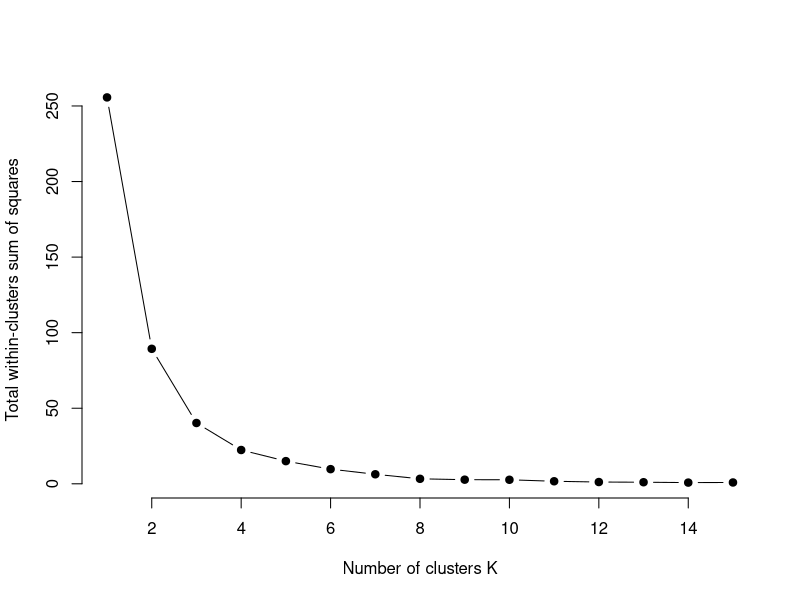
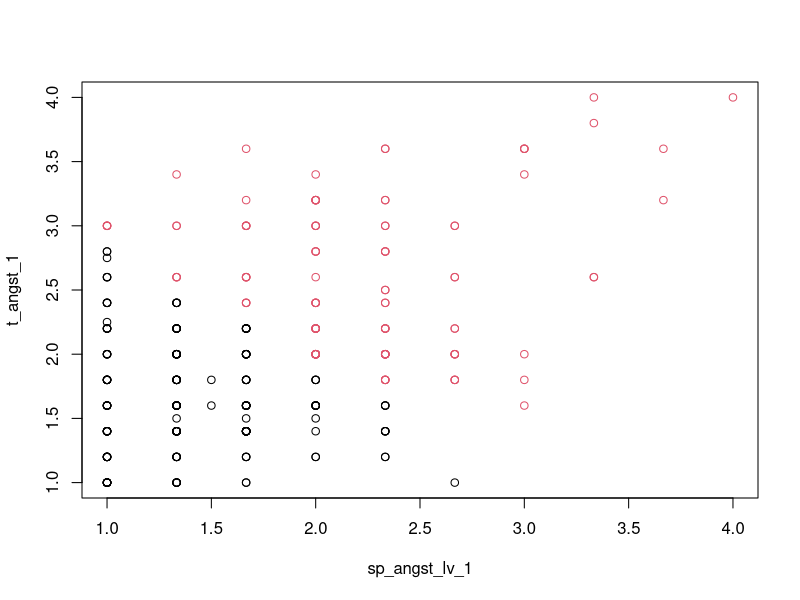

R code for these plots, in order:
library(foreign)
data = read.spss("data.sav", use.value.labels = TRUE, to.data.frame = TRUE)

# find subset of all classes including wagnis or control and get all variables of interest
data = data[data$gruppe_3 == "Spiel-Wagnis" | data$gruppe_3 == "Wagnis-Spiel" | data$gruppe_3 == "Wagnis-Leistung" | data$gruppe_3 == "Leistung-Wagnis" | data$gruppe_3 == "Kontroll", ]

# koerperselbstwert in abhaengigkeit des clusters angst vor Leistungsversagen vs generelle Ängstlichkeit
# note that id's are not integers - id_nummer is decimal if at least NA in row
subset = subset(data, select = c(sp_angst_lv_1, t_angst_1, genl_1, genl_3, id_nummer, gruppe_3))
subset = subset[complete.cases(subset), ]


ca = subset(subset, select = c(sp_angst_lv_1, t_angst_1))

# find optimal k
k.max = 15
wss = sapply(1:k.max, function(k) { # within sum of squares
  kmeans(c(ca$sp_angst_lv_1, ca$t_angst_1), k, nstart=50, iter.max = 15)$tot.withinss
})
plot(1:k.max, wss,
     type="b", pch = 19, frame = FALSE, 
     xlab="Number of clusters K",
     ylab="Total within-clusters sum of squares"
) # elbow method, optimal k between 2-3
# kmeans clustering 
results = kmeans(ca, 2)
results
# plot

plot(ca[c("sp_angst_lv_1", "t_angst_1")], col = results$cluster)

# goal is to assign a cluster group to each subject
rvec = results$cluster
rvec
subset$cluster_group = rvec

sub = subset
sub[1,]
high_group = sub[sub[, "id_nummer"] == 137.0,]$cluster_group
high_group

sub$gruppe_3 <- as.character(sub$gruppe_3)
for (i in 1:nrow(sub)) {
  if (sub$cluster_group[i] == high_group) { # assign cluster group
    sub$cluster_group[i] = 'high'
  } else {
    sub$cluster_group[i] = 'low'
  }
  if (sub$gruppe_3[i] != "Kontroll") {
    sub$gruppe_3[i] = "Experimental"
  }
}

# find number of subjects in each group
nkh = 0
nkl = 0
neh = 0
nel = 0
for (i in 1:nrow(sub)) {
  if (sub$gruppe_3[i] == 'Kontroll' & sub$cluster_group[i] == "high") {
    nkh = nkh + 1
  } else if (sub$gruppe_3[i] == 'Kontroll' & sub$cluster_group[i] == "low") {
    nkl = nkl + 1
  } else if (sub$gruppe_3[i] == 'Experimental' & sub$cluster_group[i] == "high") {
    neh = neh + 1
  } else if (sub$gruppe_3[i] == 'Experimental' & sub$cluster_group[i] == "low") {
    nel = nel + 1
  }
}
write.csv(sub, './cluster-genl.csv')
